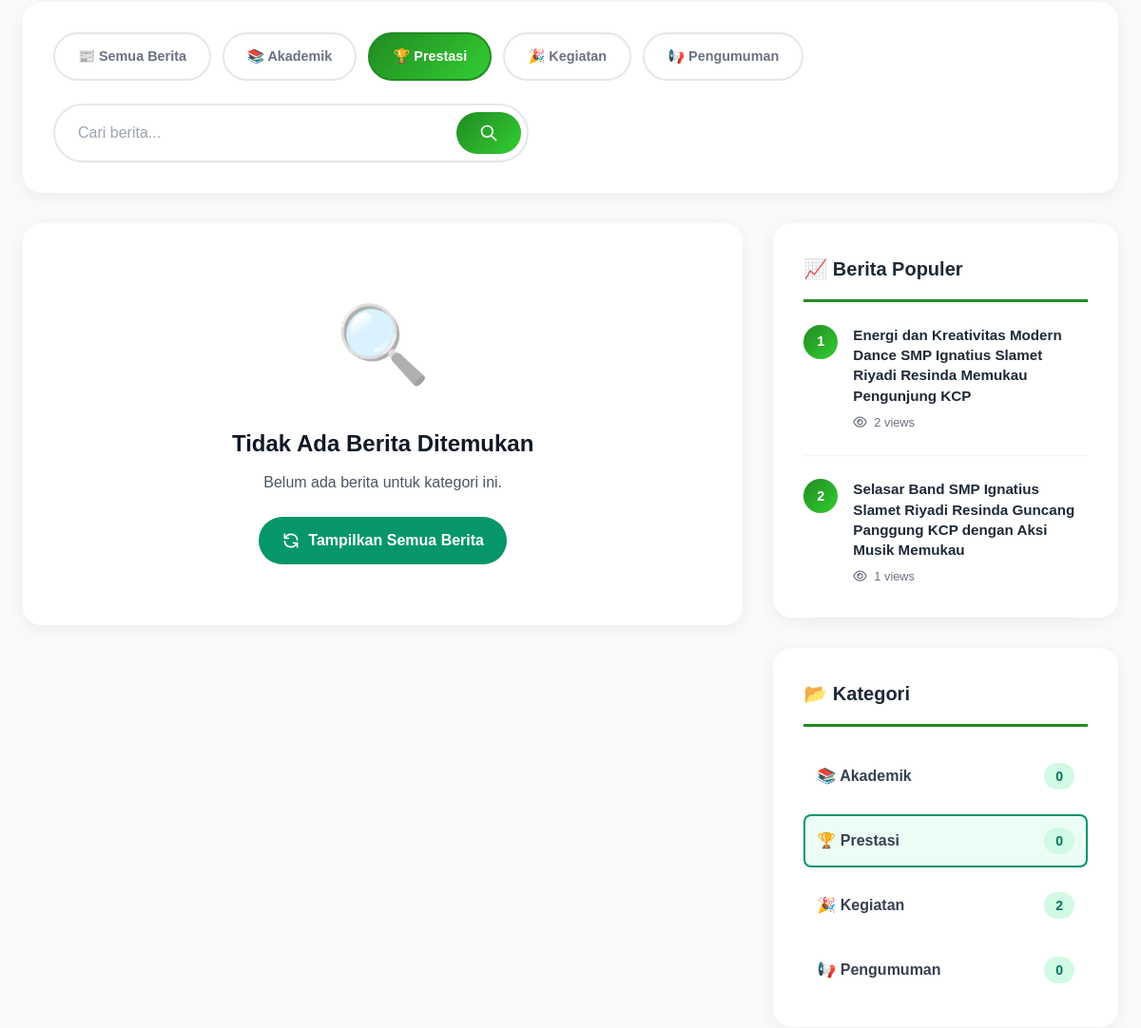
The app's page /berita.php?category=prestasi (middle part), older data.
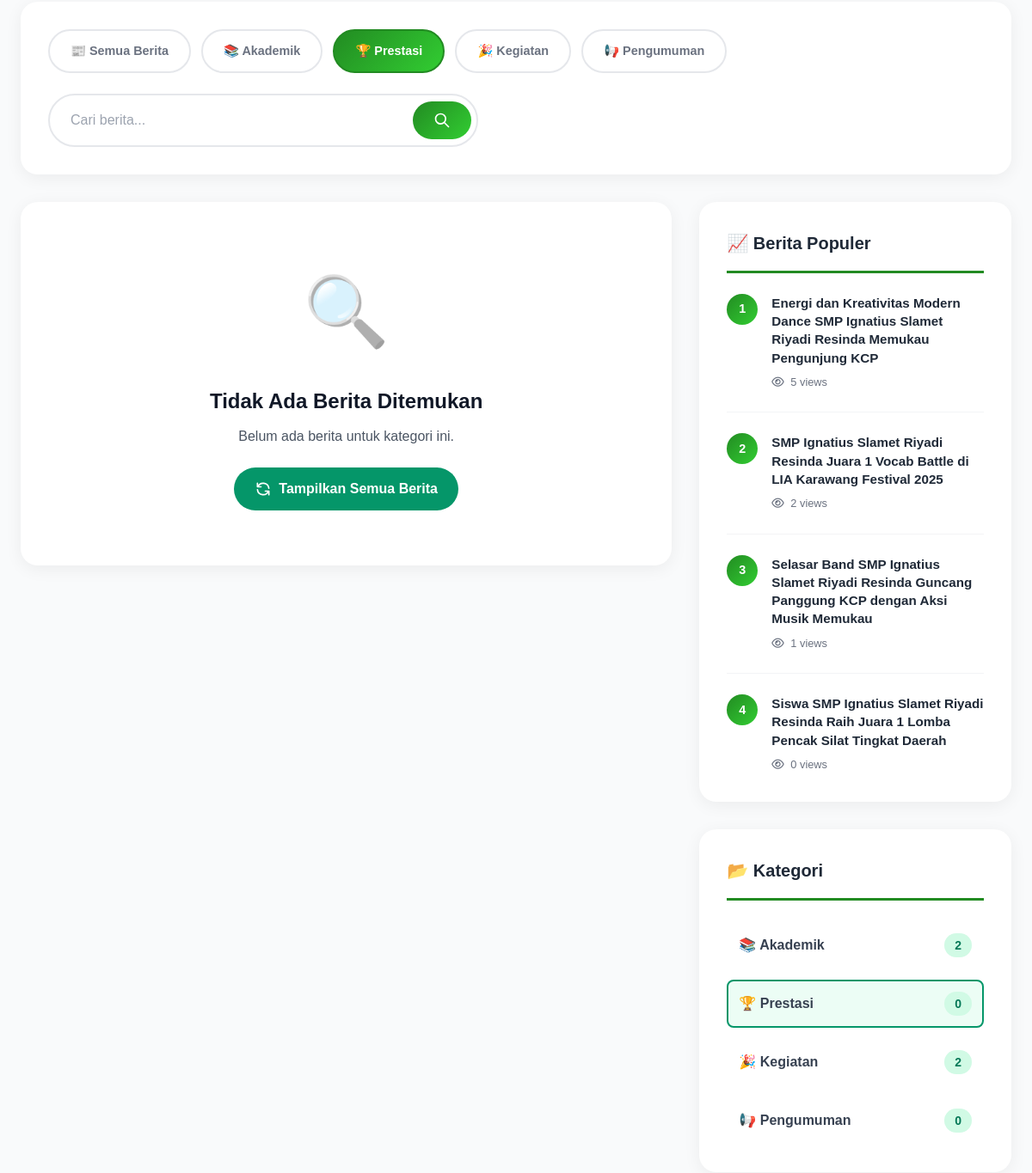
The same page, newer data.
### tables this page shows
CREATE TABLE `berita` (
  `id` int(11) NOT NULL,
  `title` varchar(255) NOT NULL,
  `slug` varchar(255) NOT NULL,
  `excerpt` text DEFAULT NULL,
  `content` longtext DEFAULT NULL,
  `image_path` varchar(500) DEFAULT NULL,
  `category` enum('akademik','prestasi','kegiatan','pengumuman') NOT NULL DEFAULT 'akademik',
  `status` enum('active','inactive') NOT NULL DEFAULT 'active',
  `views` int(11) DEFAULT 0,
  `author_id` int(11) DEFAULT NULL,
  `created_at` timestamp NULL DEFAULT current_timestamp(),
  `updated_at` timestamp NULL DEFAULT NULL ON UPDATE current_timestamp()
);

### models/Berita.php (called while the page is built, shortened)
<?php
require_once __DIR__ . '/../config/database.php';
class Berita {
  private $db;
  private $table = 'berita';
  public function __construct() {
    $database = new Database();
    $this->db = $database->getConnection();
  }
  public function all($filters = []) {
    $sql = "SELECT b.*, a.full_name as author_name
            FROM {$this->table} b
            LEFT JOIN admins a ON b.author_id = a.id
            WHERE 1=1";
    $params = [];
    if (!empty($filters['category'])) {
      $sql .= " AND b.category = :category";
      $params[':category'] = $filters['category'];
    }
    if (!empty($filters['status'])) {
      $sql .= " AND b.status = :status";
      $params[':status'] = $filters['status'];
    }
    $sql .= " ORDER BY b.created_at DESC";
    $stmt = $this->db->prepare($sql);
    $stmt->execute($params);
    return $stmt->fetchAll(PDO::FETCH_ASSOC);
  }
  public function getPopular($limit = 5) {
    $sql = "SELECT b.*, a.full_name as author_name
            FROM {$this->table} b
            LEFT JOIN admins a ON b.author_id = a.id
            WHERE b.status = 'active'
            ORDER BY b.views DESC, b.created_at DESC
            LIMIT :limit";
    $stmt = $this->db->prepare($sql);
    $stmt->bindValue(':limit', (int)$limit, PDO::PARAM_INT);
    $stmt->execute();
    return $stmt->fetchAll(PDO::FETCH_ASSOC);
  }
}

### config/database.php (called while the page is built, shortened)
<?php
class Database {
    private $host;
    private $port;
    private $db_name;
    private $username;
    private $password;
    public function __construct() {
        $this->host = getenv("MYSQLHOST") ?: "localhost";
        $this->port = getenv("MYSQLPORT") ?: "3306";
        $this->db_name = getenv("MYSQLDATABASE") ?: "isr_school";
        $this->username = getenv("MYSQLUSER") ?: "root";
        $this->password = getenv("MYSQLPASSWORD") ?: "";
    }
    public function getConnection() {
        $this->conn = null;
        try {
            $dsn = "mysql:host={$this->host};port={$this->port};dbname={$this->db_name};charset=utf8mb4";
            $this->conn = new PDO($dsn, $this->username, $this->password, [
                PDO::ATTR_ERRMODE => PDO::ERRMODE_EXCEPTION,
                PDO::ATTR_DEFAULT_FETCH_MODE => PDO::FETCH_ASSOC
            ]);
        } catch(PDOException $exception) {
            echo "Connection error: " . $exception->getMessage();
        }
        return $this->conn;
    }
}
?>

### berita.php (the view, shortened to what the changed rows need)
<?php
require_once __DIR__ . '/models/Berita.php';
$beritaModel = new Berita();
$category = $_GET['category'] ?? '';
$popularBerita = $beritaModel->getPopular(5);
include 'includes/header.php';
?>
<div class="max-w-7xl mx-auto px-4 md:px-6 py-12">
  <div class="grid lg:grid-cols-3 gap-8">
    <div class="lg:col-span-1">
      <div class="sidebar">
        <div class="sidebar-card">
          <?php if (empty($popularBerita)): ?>
            <p class="text-gray-500 text-sm">Belum ada berita populer</p>
          <?php else: ?>
            <?php foreach ($popularBerita as $index => $popular): ?>
              <a href="berita-detail.php?slug=<?= htmlspecialchars($popular['slug']) ?>" class="popular-item block">
                <div class="popular-number"><?= $index + 1 ?></div>
                <div class="popular-content">
                  <h4><?= htmlspecialchars($popular['title']) ?></h4>
                  <p>
                    <i class="far fa-eye mr-1"></i> <?= number_format($popular['views']) ?> views
                  </p>
                </div>
              </a>
            <?php endforeach; ?>
          <?php endif; ?>
        </div>
<div class="sidebar-card">
  <div class="space-y-3">
    <?php
      $categories = [
        'akademik'   => ['icon' => '📚', 'label' => 'Akademik'],
        'prestasi'   => ['icon' => '🏆', 'label' => 'Prestasi'],
        'kegiatan'   => ['icon' => '🎉', 'label' => 'Kegiatan'],
        'pengumuman' => ['icon' => '📢', 'label' => 'Pengumuman']
      ];
      foreach ($categories as $cat => $info):
        $catBerita = $beritaModel->all(['category' => $cat, 'status' => 'active']);
        $count = count($catBerita);
        $activeClass = ($category === $cat) ? 'bg-green-50 border-2 border-green-600' : 'border-2 border-transparent';
    ?>
      <a href="berita.php?category=<?= $cat ?>"
         class="flex items-center justify-between p-3 rounded-lg hover:bg-green-50 transition-colors <?= $activeClass ?>">
        <span class="font-semibold text-gray-700">
          <?= $info['icon'] ?> <?= $info['label'] ?>
        </span>
        <span class="px-3 py-1 bg-green-100 text-green-700 rounded-full text-sm font-bold">
          <?= $count ?>
        </span>
      </a>
    <?php endforeach; ?>
  </div>
</div>
      </div>
    </div>
  </div>
</div>
<?php include 'includes/footer.php'; ?>

Row changes from the older to the newer data that the page shows:
changed berita (number 1 of 4 on the later page): views "2" → "5"
added berita: title "SMP Ignatius Slamet Riyadi Resinda Juara 1 Vocab Battle di LIA Karawang Festival 2025", views "2"
added berita: title "Siswa SMP Ignatius Slamet Riyadi Resinda Raih Juara 1 Lomba Pencak Silat Tingkat Daerah", views "0"
Text that changed along with them:
new list line: "📚 Akademik 2"
list line gone: "📚 Akademik 0"
